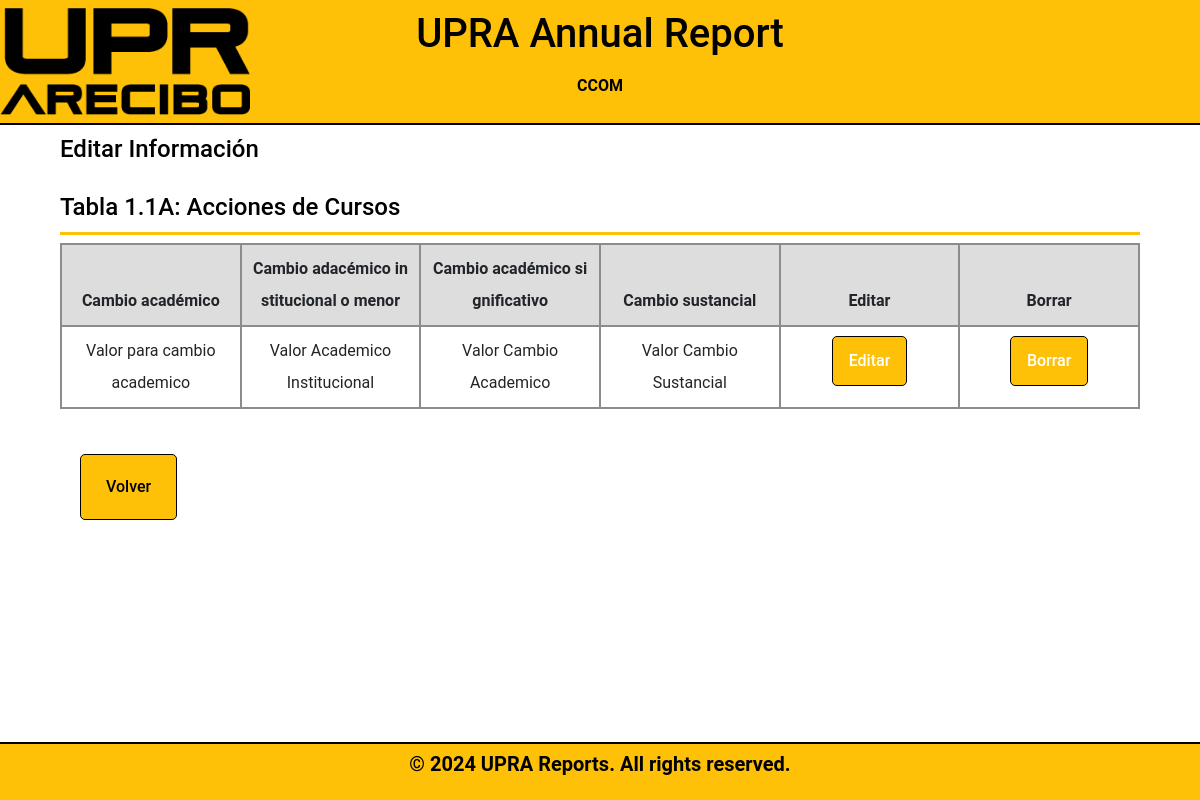
Page /meta-1/tabla1.1B_display.php (signed in) on the earlier database version.
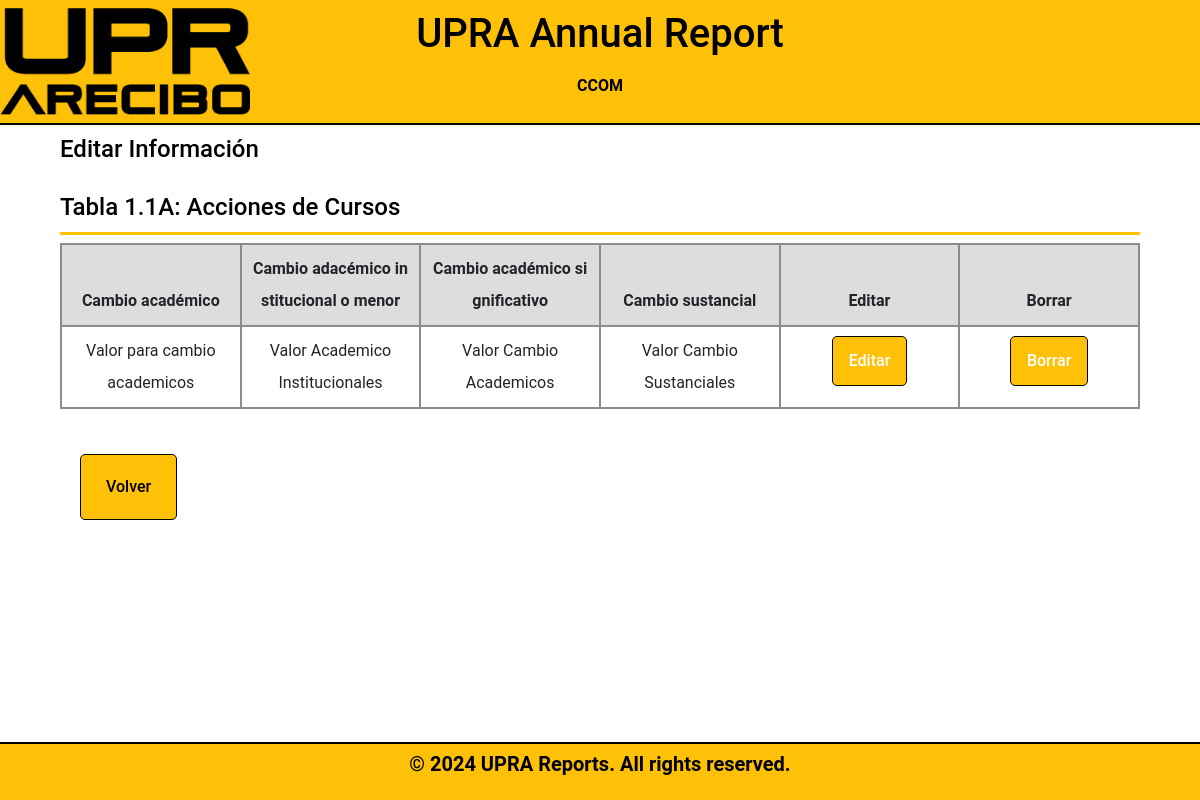
Same page on the later database version.
### tables this page shows
CREATE TABLE `table11b` (
  `table11bID` int(11) NOT NULL,
  `DepartmentID` int(11) DEFAULT NULL,
  `year` int(4) DEFAULT NULL,
  `field1` varchar(100) DEFAULT NULL,
  `field2` varchar(100) DEFAULT NULL,
  `field3` varchar(100) DEFAULT NULL,
  `field4` varchar(100) DEFAULT NULL
);

### meta-1/tabla1.1B_display.php (the view, shortened to what this page needs)
<?php
    include_once "db_info.php";
if (isset($_SESSION['DepartmentID'])) {
    $departmentID = $_SESSION['DepartmentID'];
    $sql = "SELECT DepartmentName FROM departamento WHERE DepartmentID = ?";
    $stmt = $conn->prepare($sql);
    $stmt->bind_param("i", $departmentID);
    $stmt->execute();
    $result = $stmt->get_result();
    $department = $result->fetch_assoc();
}
$year = date("Y");
?>
<!DOCTYPE html>
<html lang="en">
<head>
        <link rel="stylesheet" href="../fonts/icomoon/style.css">
        <link rel="stylesheet" href="../css/owl.carousel.min.css">
        <link rel="stylesheet" href="../css/bootstrap.min.css">
        <link rel="stylesheet" href="../css/style.css">
        <link rel="stylesheet" href="../css/style-sidemenu.css">
</head>
<body>
    <header>
        <h1 class="uprareports">UPRA Annual Report</h1>
        <h2 class="bienvenidosusuario"><?php echo $department['DepartmentName'] ?></h2>
    </header>
<div class="formbold-main-wrapper-edit">
    <div class="formbold-form-wrapper-edit">
    <h4 class="header1">Editar Informaci&oacute;n<br>  <br>Tabla 1.1A: Acciones de Cursos</h4>
            <table class="table">
                    <thead>
                        <tr>
                        <th scope="col">Cambio&nbsp;académico</th>
                        <th scope="col">Cambio&nbsp;adacémico&nbsp;institucional&nbsp;o&nbsp;menor</th>
                        <th scope="col">Cambio&nbsp;académico&nbsp;significativo</th>
                        <th scope="col">Cambio&nbsp;sustancial</th>
                        <th scope="col">Editar</th>
                        <th scope="col">Borrar</th>
                        </tr>
                    </thead>
                    <tbody>
                    <?php
                        $sql = "SELECT * FROM table11b WHERE DepartmentID = ? AND year = ?";
                        $stmt = $conn->prepare($sql);
                        $stmt->bind_param("si", $departmentID, $year);
                        $stmt->execute();
                        $result =$stmt->get_result();
                        while ($row = $result->fetch_assoc()) {
                            echo "<tr>";
                            echo "<td class='breve-description'>" . $row['field1'] . "</td>";
                            echo "<td class='breve-description'>" . $row['field2'] . "</td>";
                            echo "<td class='breve-description'>" . $row['field3'] . "</td>";
                            echo "<td class='breve-description'>" . $row['field4'] . "</td>";
                            echo "<td><a href='javascript:void(0);' class='edit-btn'>Editar</a></td>";
                            echo "<td><a class='delete-btn' href='../meta-1/tabla1.1b_delete.php?id=" . $row['table11bID'] . "'>Borrar</a></td>";
                            echo "</tr>";
                        }
                    ?>
                    </tbody>
                </table>
        <div class="formbold-main-wrapperDept" >
            <a class="underline-button"  href="../meta-1/tabla1.1B.php">Volver</a>
        </div>
    </div>
</div>
    <div class="footer-box">
        <p>&copy; 2024 UPRA Reports. All rights reserved.</p>
    </div>
</body>
</html>

Differences in the rows shown:
changed table11b: field1 "Valor para cambio academico" → "Valor para cambio academicos"; field2 "Valor Academico Institucional" → "Valor Academico Institucionales"; field3 "Valor Cambio Academico" → "Valor Cambio Academicos"; field4 "Valor Cambio Sustancial" → "Valor Cambio Sustanciales"
